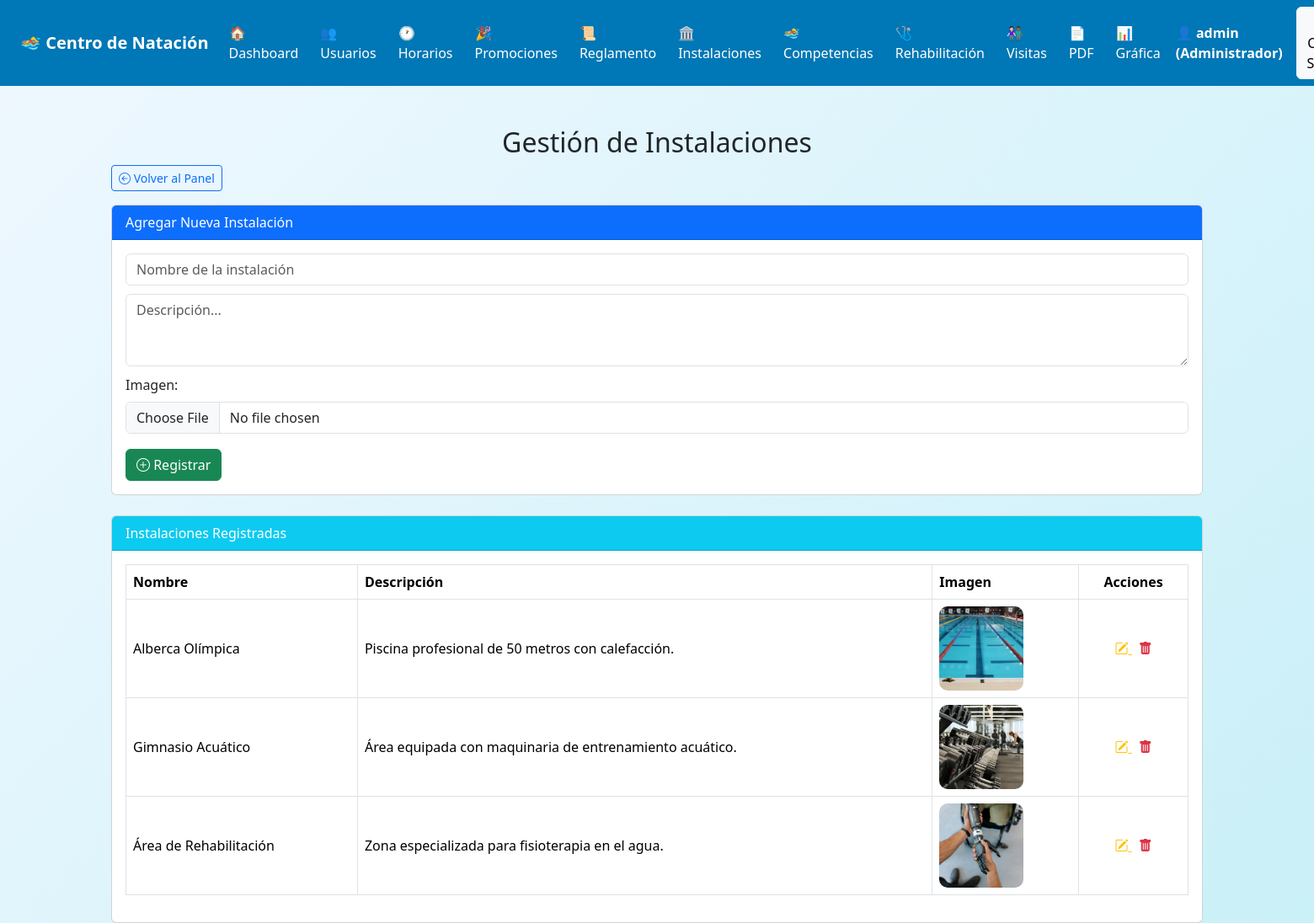
The page /admin/gestionar_instalaciones.php (signed in) on the database its author committed.
### tables this page shows
CREATE TABLE IF NOT EXISTS instalaciones (
    id INT AUTO_INCREMENT PRIMARY KEY,
    nombre VARCHAR(100),
    descripcion TEXT,
    imagen VARCHAR(100)
);

### admin/gestionar_instalaciones.php (the view, shortened to what this page needs)
<?php
require_once '../database/conexion.php';
include '../includes/navbar.php';
$sql = $conn->query("SELECT * FROM instalaciones");
$instalaciones = $sql->fetchAll(PDO::FETCH_ASSOC);
?>
<!DOCTYPE html>
<html lang="es">
<head>
    <link href="https://cdn.jsdelivr.net/npm/bootstrap@5.3.3/dist/css/bootstrap.min.css" rel="stylesheet">
    <link href="https://cdn.jsdelivr.net/npm/bootstrap-icons@1.10.5/font/bootstrap-icons.css" rel="stylesheet">
</head>
<body>
    <div class="container mt-5">
        <h2 class="titulo">Gestión de Instalaciones</h2>
        <div class="mb-3">
            <a href="dashboard.php" class="btn btn-outline-primary btn-sm"><i class="bi bi-arrow-left-circle"></i> Volver al Panel</a>
        </div>
        <div class="card mb-4">
            <div class="card-header bg-primary text-white">
                Agregar Nueva Instalación
            </div>
            <div class="card-body">
                <form method="post" enctype="multipart/form-data">
                    <input type="text" name="nombre" class="form-control" placeholder="Nombre de la instalación" required>
                    <textarea name="descripcion" class="form-control" placeholder="Descripción..." rows="3" required></textarea>
                    <label class="form-label">Imagen:</label>
                    <input type="file" name="imagen" class="form-control" accept="image/*" required>
                    <button type="submit" class="btn btn-success mt-2"><i class="bi bi-plus-circle"></i> Registrar</button>
                </form>
            </div>
        </div>
        <div class="card">
            <div class="card-header bg-info text-white">
                Instalaciones Registradas
            </div>
            <div class="card-body table-responsive">
                <table class="table table-hover table-bordered align-middle">
                    <thead>
                        <tr>
                            <th>Nombre</th>
                            <th>Descripción</th>
                            <th>Imagen</th>
                            <th class="text-center">Acciones</th>
                        </tr>
                    </thead>
                    <tbody>
                        <?php foreach ($instalaciones as $i): ?>
                            <tr>
                                <td><?= $i['nombre'] ?></td>
                                <td><?= $i['descripcion'] ?></td>
                                <td><img src="../assets/img/<?= $i['imagen'] ?>" class="img-mini"></td>
                                <td class="text-center">
                                    <a href="editar_instalacion.php?id=<?= $i['id'] ?>" class="text-warning me-2" title="Editar">
                                        <i class="bi bi-pencil-square"></i>
                                    </a>
                                    <a href="eliminar_instalacion.php?id=<?= $i['id'] ?>" class="text-danger" title="Eliminar" onclick="return confirm('¿Eliminar esta instalación?')">
                                        <i class="bi bi-trash-fill"></i>
                                    </a>
                                </td>
                            </tr>
                        <?php endforeach; ?>
                    </tbody>
                </table>
            </div>
        </div>
    </div>
</body>
</html>

### admin/gestionar_instalaciones.php (style rules this page uses)
body { background: linear-gradient(135deg, #f0f8ff, #caf0f8); }
.titulo { margin-top: 30px; text-align: center; }
.form-control, textarea { margin-bottom: 10px; }
.table thead { background-color: #0077b6; color: white; }
img.img-mini { width: 100px; height: 100px; object-fit: cover; border-radius: 10px; }

### rows shown on the page
instalaciones: nombre "Alberca Olímpica", descripcion "Piscina profesional de 50 metros con calefacción.", imagen (picture)
instalaciones: nombre "Gimnasio Acuático", descripcion "Área equipada con maquinaria de entrenamiento acuático.", imagen (picture)
instalaciones: nombre "Área de Rehabilitación", descripcion "Zona especializada para fisioterapia en el agua.", imagen (picture)

### other values the page prints
$usuario "admin"
$nivel "Administrador"
